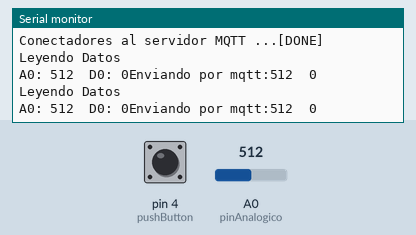
Simulated run of this sketch. Board: Arduino Uno, built with avr-gcc and run on an emulated ATmega328P. Shown: the last lines printed to the serial monitor. The inputs (shaded band) are chosen by the test bench; at power-on: A0 (pinAnalogico) = 512, pin 4 (pushButton) LOW. WiFi joins after 1.5 s; servers stay silent unless stated; no MQTT or app messages arrive unless stated.

Above: at 3.2 s.
3.3 s: A0 (pinAnalogico) set to 716
At 4.6 s:
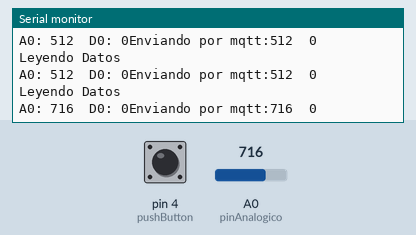
4.8 s: A0 (pinAnalogico) set to 0
At 5.9 s:
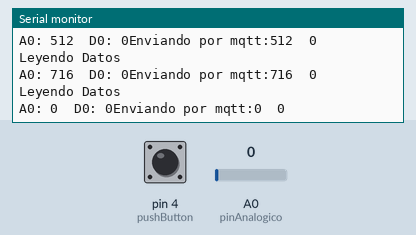
8.9 s: pin 4 (pushButton) pulled HIGH for 1.2 s
At 9.7 s:
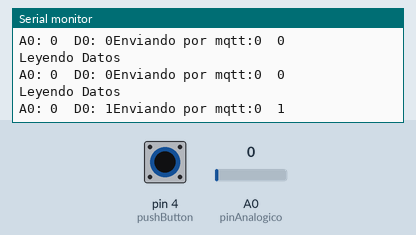
Timing chart, 0 to 11.9 s (numbered marks = the images above; inputs shaded):
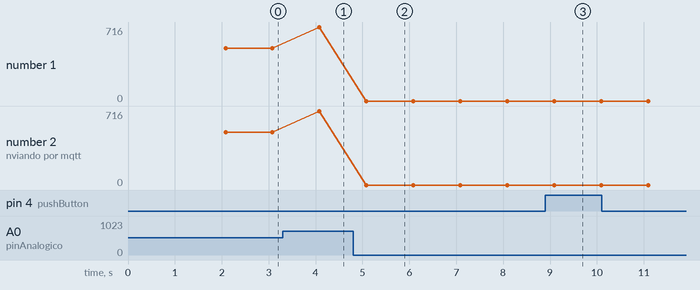

The sketch:

arduino-esp8266-mqtt-digital-analogico.ino
```cpp
//Que hace:
//envía un  mensajes MQTT por medio de un Arduino UNO y un modulo ESP-01
//elenvia cada segundo, un valor digital y un analogico
//
//utiliza la libreria PubSubClient y WifiESP con el modulo ESP-01 con firmware de comandos AT

#include <WiFiEspClient.h>
#include <WiFiEsp.h>
#include <WiFiEspUdp.h>
#include <PubSubClient.h>
#include "SoftwareSerial.h"

//#define WIFI_AP "FabLabTIC's"
//#define WIFI_PASSWORD "Intec@p2018*"

//credenciales de la red Wifi//
#define WIFI_AP "SyProTec"
#define WIFI_PASSWORD "Syprotec1@"

//direccion del servidor mqtt (mqtt broker)//
char mqttserver[] = "142.93.49.104";

//definimos los pines para las entradas digitales y analogicas
int pushButton = 4;
int pinAnalogico = 0;

// Inicializar el objeto Ethernet client (ESP8266)
WiFiEspClient espClient;

//aqui decimos que vamos a usar el ESP8266 como cliente MQTT//
PubSubClient client(espClient);

//definimos un puerto serial por software en el Arduino, para poder comunicarnos con el ESP8266//
//el ESP8266 debe estar en 9600, para que el serial software no tenga problemas//
SoftwareSerial soft(2, 3); // RX, TX

//estado incial del WiFi
int status = WL_IDLE_STATUS;

//variable para llevar el timer
unsigned long lastSend;

void setup() {

  //iniciamos el pin donde tenemos el pushbutton//
  pinMode(pushButton, INPUT);

  // Vamos a usar el Serial HW para hacer debugging
  Serial.begin(9600);

  //llamamos a la funcion InitWiFi para conectarnos por WiFi
  InitWiFi();

  //aqui inicializamos nuestro servidor MQTT y el puerto
  client.setServer( mqttserver, 1883 );

  //iniciamos la variable
  lastSend = 0;
}

void loop() {

  //verifica si el WiFi sigue conectado, si no intenta hasta que se logre conectar
  status = WiFi.status();
  if ( status != WL_CONNECTED) {
    while ( status != WL_CONNECTED) {
      Serial.print("Attempting to connect to WPA SSID: ");
      Serial.println(WIFI_AP);
      // Connect to WPA/WPA2 network
      status = WiFi.begin(WIFI_AP, WIFI_PASSWORD);
      delay(500);
    }
    Serial.println("Connected to AP");
  }

  if ( !client.connected() ) {
    reconnect();
  }

  //publica cada 1000ms (1s) un mensaje
  if ( millis() - lastSend > 1000 ) { // Update and send only after 1 seconds
    publicarDatos();
    lastSend = millis();
  }

  client.loop();
}

void publicarDatos()
{
  Serial.println("Leyendo Datos");

  //tomamos el valor analogico y el estado digital
  int valorAnalogico = analogRead(pinAnalogico);
  int varlorDigital = digitalRead(pushButton);

  //mostramos el valor leido  en el serial
  Serial.print("A0: ");
  Serial.print(valorAnalogico);
  Serial.print("\t");
  Serial.print("D0: ");
  Serial.print(varlorDigital);

  // Enviamos al servidor
  Serial.print( "Enviando por mqtt:" );

  // Prepare a JSON payload string
 // String payload = "{";
 // payload += "\"temperature\":"; payload += temperature; payload += ",";
 // payload += "\"humidity\":"; payload += humidity;
 // payload += "}";

  // Send payload
 // char attributes[100];
 // analogico01.toCharArray( attributes, 100 );

  //publica en el topico "arduino/A0", el valor analogico
  char cstr[16];
  itoa(valorAnalogico, cstr, 10);

  client.publish( "arduino/A0", cstr );
  Serial.print(valorAnalogico);
  Serial.print("\t");
  //publica en el topico "arduino/D0", el valor analogico
// digital01.toCharArray( attributes, 100 );
  itoa(varlorDigital, cstr, 10);
  client.publish( "arduino/D0", cstr );
  Serial.print(varlorDigital);
  Serial.print("\r\n");
}

void InitWiFi()
{
  // initialize serial for ESP module
  soft.begin(9600);
  // initialize ESP module
  WiFi.init(&soft);
  // check for the presence of the shield
  if (WiFi.status() == WL_NO_SHIELD) {
    Serial.println("WiFi shield not present");
    // don't continue
    while (true);
  }

  Serial.println("Connecting to AP ...");
  // attempt to connect to WiFi network
  while ( status != WL_CONNECTED) {
    Serial.print("Attempting to connect to WPA SSID: ");
    Serial.println(WIFI_AP);
    // Connect to WPA/WPA2 network
    status = WiFi.begin(WIFI_AP, WIFI_PASSWORD);
    delay(500);
  }
  Serial.println("Connected to AP");
}

void reconnect() {
  // Loop until we're reconnected
  while (!client.connected()) {
    Serial.print("Conectadores al servidor MQTT ...");
    // Attempt to connect (clientId, username, password)
    if ( client.connect("ArduinoClient", NULL, NULL) ) {
      Serial.println( "[DONE]" );
    } else {
      Serial.print( "[FAILED] [ rc = " );
      Serial.print( client.state() );
      Serial.println( " : retrying in 5 seconds]" );
      // Wait 5 seconds before retrying
      delay( 5000 );
    }
  }
}
```

Measured:
- after the input at 3.3 s, the serial monitor: prints a new line after 0.78 s (image 1)
- after the input at 4.8 s, the serial monitor: prints a new line after 0.28 s (image 2)
- after the input at 8.9 s, the serial monitor: prints a new line after 0.19 s (image 3)
- plotted number 1: 512 → 716 after the input at 3.3 s
- plotted number 2: 512 → 716 after the input at 3.3 s
